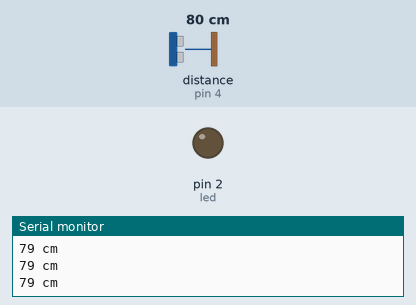
The sketch below on a simulated Arduino Uno, built with avr-gcc and run on an emulated ATmega328P. Parts: output pins drawn as LEDs (lit = HIGH), the last lines printed to the serial monitor. Wiring (inferred from the names in the program): ultrasonic range finder: trigger pin 3; echo pin 4. Inputs (shaded band) come from the test bench; at power-on: distance to the obstacle (sensor on pin 4) 80 cm. The echo pulse lasts 58.3 µs per cm; pins used as bus, display or sensor lines are not drawn.

Above: at 1.3 s.
1.4 s: distance to the obstacle (sensor on pin 4) set to 24 cm
2.9 s: distance to the obstacle (sensor on pin 4) set to 20 cm
At 4.4 s:
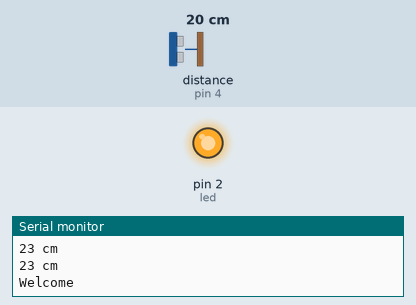
Timing chart, 0 to 5.9 s (numbered marks = the images above; inputs shaded):
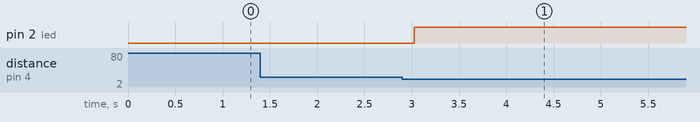

The sketch:

Automatic_Door_System.ino
```cpp
/*
HC-SR04 Ping distance sensor
VCC to Arduino 5V
GND to Arduino GND
Echo to Arduino pin 13
Trig to Arduino pin 12
More info at: http://goo.gl/kJ8Gl
Original code improvements to the Ping sketch sourced from Trollmaker.com
Some code and wiring inspired by http://en.wikiversity.org/wiki/User:Dstaub/robotcar
Modified by Tolson Winters (Aug 27, 2014) for simplified serial monitor reading.
*/

#define trigPin 3
#define echoPin 4
#define led 2

void setup() {
  Serial.begin (9600);
  pinMode(led, OUTPUT);
  pinMode(trigPin, OUTPUT);
  pinMode(echoPin, INPUT);
}

void loop() {
  long duration, distance;
  digitalWrite(trigPin, LOW);
  delayMicroseconds(2);
  digitalWrite(trigPin, HIGH);
  delayMicroseconds(10);
  digitalWrite(trigPin, LOW);
  duration = pulseIn(echoPin, HIGH);
  distance = (duration/2) / 29.1;

  if (distance <= 20){
   digitalWrite(led,HIGH);
   Serial.print("Welcome");
   delay(5000);
  }
  else {
     digitalWrite(led,LOW);
    Serial.print(distance);
    Serial.println(" cm");
  }
  delay(500);
}
```

Measured:
- the behaviour switches between 22 and 21 cm on distance to the obstacle (sensor on pin 4) (found by bisection; images 0 and 1)
- after the input at 2.9 s, pin 2 (led): LOW → HIGH after 0.12 s
